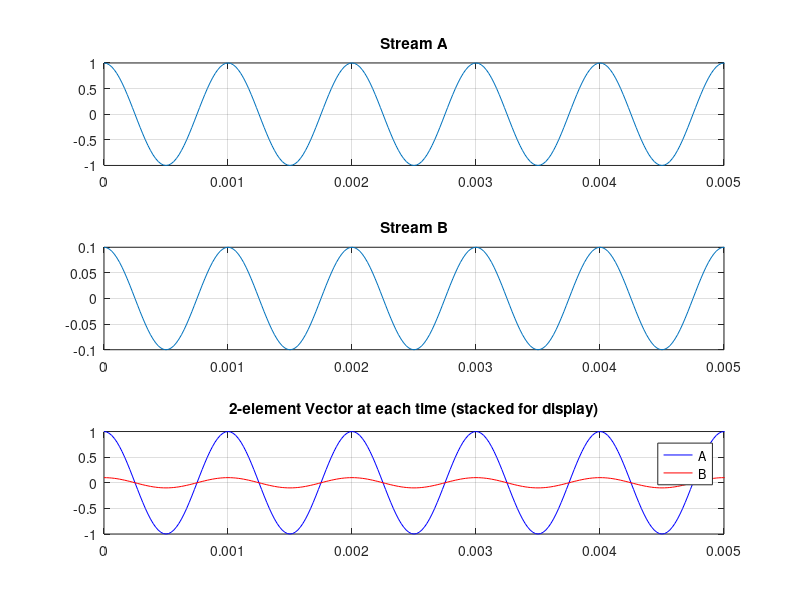
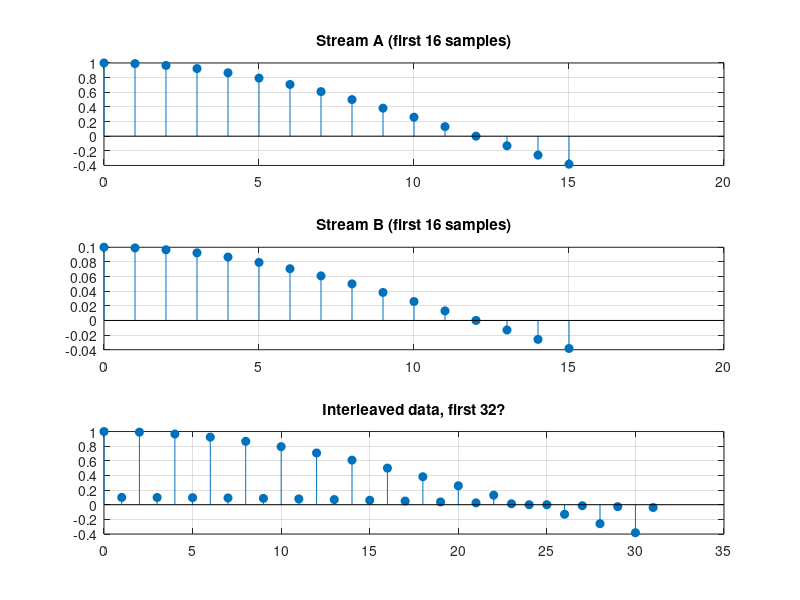
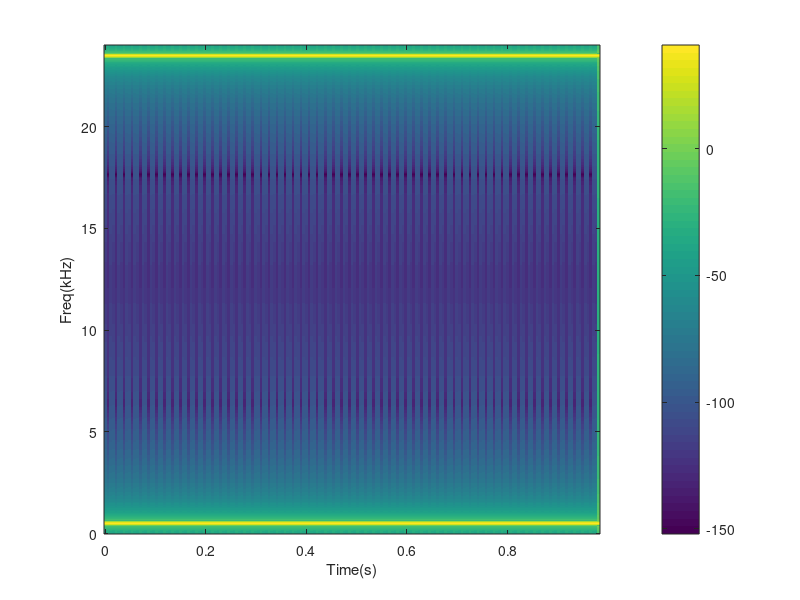
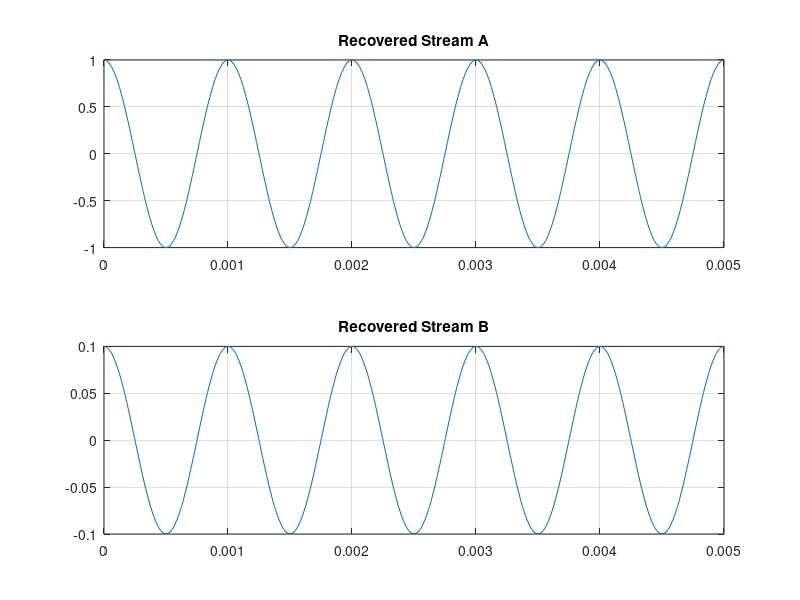

The MATLAB script that drew these images, in order:
clear; close all; clc;

Fs = 48e3; % sample rate
T = 0.5; % duration (s)
N = round(T*Fs); % samples
fA = 1e3; % stream A frequency
fB = 100; % stream B frequency
ampA = 1; % stream A amplitude
ampB = 0.1; % stream B amplitude

Nfft = 1024; % FFT length (vector size)
hop = Nfft/4; % hop size (75% overlap)
window = blackman(Nfft); %window for FFT frames
 % making two streams (scalars per time sample)
t = (0:N-1)/Fs;
streamA = ampA*cos(2*pi*fA*t); % stream A
streamB = ampB*cos(2*pi*fA*t); % stream B
 %create a vector of the two streams. (Parallel samples per time sample)
vec2 = [streamA; streamB];
 % Plot the two input streams.
figure;
subplot(3,1,1); plot(t,streamA); title('Stream A'); grid on; xlim([0 5e-3]);
subplot(3,1,2); plot(t,streamB); title('Stream B'); grid on; xlim([0 5e-3]);
subplot(3,1,3); plot(t, vec2(1,:),'b'); hold on; plot(t,vec2(2,:), 'r'); grid on; xlim([0 5e-3]); legend('A','B');
title('2-element Vector at each time (stacked for display)'); 
 %Interleave data like [A(1) B(1) A(2) B(2)]
interleaved_data = reshape(vec2, 1, []); % size 1 x 2N;
 % Plot interleaved data vs original
figure;
subplot(3,1,1); stem(0:15, streamA(1:16),'filled'); title('Stream A (first 16 samples)'); grid on; 
subplot(3,1,2); stem(0:15, streamB(1:16),'filled'); title('Stream B (first 16 samples)'); grid on;
subplot(3,1,3); stem(0:31, interleaved_data(1:32),'filled'); title('Interleaved data, first 32?'); grid on;
 % Stream to vectors for block processing in fft. Frame overlapping with % buffer, columns are frames of length Nfft buffer(x, Nfft, Noverlap, % 'nodelay')
Noverlap = Nfft-hop; % overlap
framed = buffer(interleaved_data, Nfft, Noverlap, 'nodelay'); % Nfft x nFrames
nFrames = size(framed,2);
 % Apply window and compute FFT (vector operation per frame)
X = fft(framed.*window, Nfft, 1);
mag = 20*log10(abs(X(1:Nfft/2+1,:))+1e-12);
 % Gives us spectogram
f = (0:Nfft/2)*Fs/Nfft;
tau = (0:nFrames-1)*hop/Fs;
figure;
imagesc(tau,f/1e3,mag); axis xy; colorbar; xlabel('Time(s)'); ylabel('Freq(kHz)');
 % De-interleave or serialize back into 2 streams
vec2_recovered = reshape(interleaved_data,2,[]);
A_rec = vec2_recovered(1,:);
B_rec = vec2_recovered(2,:);
 % Verify it worked
fprintf('Max |A-A_rec| = %.3g\n', max(abs(streamA-A_rec)));
fprintf('Max |B-B_rec| = %.3g\n', max(abs(streamB-B_rec)));

figure;
subplot(2,1,1); plot(t, A_rec); title('Recovered Stream A'); grid on; xlim([0 5e-3]);
subplot(2,1,2); plot(t, B_rec); title('Recovered Stream B'); grid on; xlim([0 5e-3]);